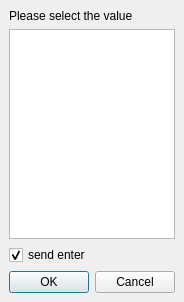
<?xml version="1.0" encoding="UTF-8"?>
<ui version="4.0">
 <class>PasskeyDialog</class>
 <widget class="QMainWindow" name="PasskeyDialog">
  <property name="geometry">
   <rect>
    <x>0</x>
    <y>0</y>
    <width>175</width>
    <height>302</height>
   </rect>
  </property>
  <property name="windowTitle">
   <string>PasskeyDialog</string>
  </property>
  <widget class="QWidget" name="centralwidget">
   <layout class="QVBoxLayout" name="verticalLayout">
    <item>
     <widget class="QLabel" name="label_title">
      <property name="text">
       <string>Please select the value</string>
      </property>
     </widget>
    </item>
    <item>
     <widget class="QListView" name="list_view"/>
    </item>
    <item>
     <widget class="QCheckBox" name="checkbutton_send_enter">
      <property name="text">
       <string>send enter</string>
      </property>
      <property name="checked">
       <bool>true</bool>
      </property>
     </widget>
    </item>
    <item>
     <widget class="QDialogButtonBox" name="buttonbox_ok_cancel">
      <property name="standardButtons">
       <set>QDialogButtonBox::Cancel|QDialogButtonBox::Ok</set>
      </property>
     </widget>
    </item>
   </layout>
  </widget>
 </widget>
 <resources/>
 <connections/>
</ui>
